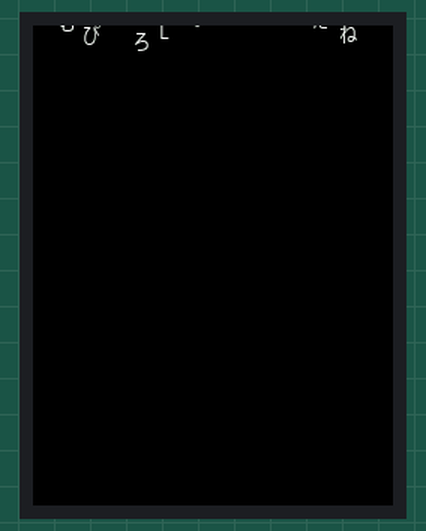
Bench run of a sketch on a simulated ESP32. Parts: 240×320 colour display. Random numbers use the default seed unless the sketch sets one.

Above: at 1.28 s.
At 5.96 s:
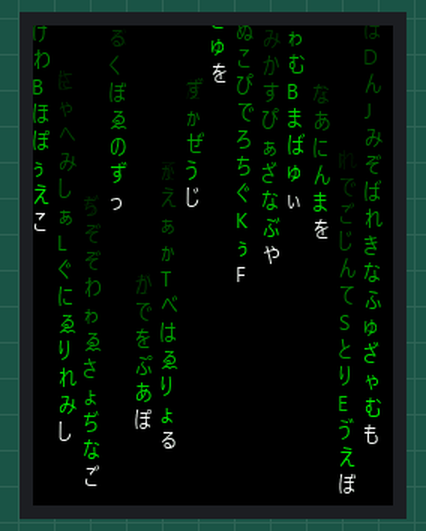
At 10.62 s:
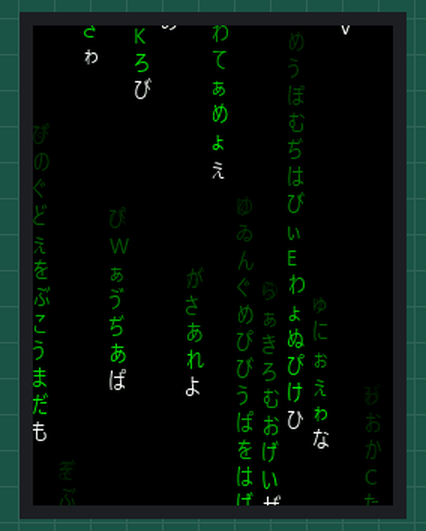
At 19.73 s:
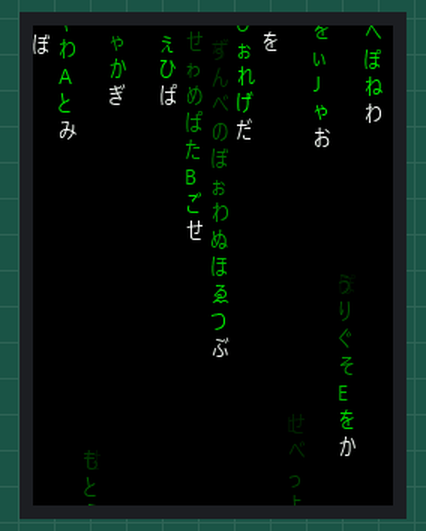
At 29.04 s:
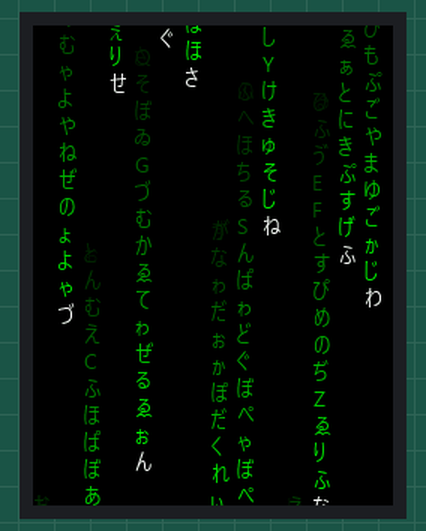
At 38.39 s:
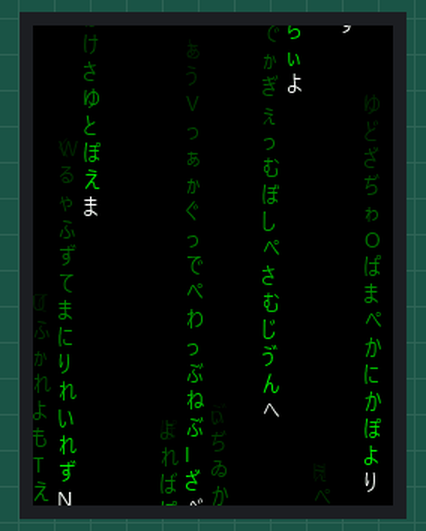

The sketch:

MatrixRain.ino
```cpp
#include <TFT_eSPI.h>
#include <SPI.h>
#include "DigitalRainAnim.h"

TFT_eSPI tft = TFT_eSPI();
DigitalRainAnim digitalRainAnim = DigitalRainAnim();

void setup() {
  Serial.begin(115200);
//  SPIFFS.begin();
//  listFiles(); // Lists the files so you can see what is in the SPIFFS

  tft.begin();
  tft.setRotation(2);
  tft.fillScreen(TFT_BLACK);
  digitalRainAnim.init(&tft);
}

void loop() {
  digitalRainAnim.loop();
}
```

DigitalRainAnim.cpp
```cpp
/*
  DigitalRainAnim.cpp - Library for Digital Rain Animation for TFT_eSPI.
  Created by Eric Nam, December 30, 2020.
  Released into the public domain.
*/

#include "DigitalRainAnim.h"
#include "YuGothicUI-Regular14.h"

DigitalRainAnim::DigitalRainAnim()
: spr(0), line_length(0), line_pos(0), line_speed(0){
}

DigitalRainAnim::~DigitalRainAnim() {
  delete [] line_length;
  delete [] line_pos;
  delete [] line_speed;
  if (spr)
    delete spr;
}

void DigitalRainAnim::init(TFT_eSPI* tft){
  init(tft, 5, 18, 3, 15, 25);
}

void DigitalRainAnim::init(TFT_eSPI* tft, int new_line_len_min, int new_line_len_max,
                           int new_line_speed_min, int new_line_speed_max, int new_timeFrame) {
  tft_DigitalRainAnim = tft;
  line_len_min = new_line_len_min;
  line_len_max = new_line_len_max;
  line_speed_min = new_line_speed_min;
  line_speed_max = new_line_speed_max;
  timeFrame = new_timeFrame;

  width = tft_DigitalRainAnim->width();
  height = tft_DigitalRainAnim->height();

  // use same sprite for all lines
  spr = new TFT_eSprite(tft);
  spr->createSprite(LINE_WIDTH, height);
  // from SPIFFS
//  spr->loadFont("YuGothicUI-Regular-14");
// from memory
  spr->loadFont(YuGothicUIRegular14);
  prepareAnim();
}

//checking how many lines it can draw from the width of the screen.
//the size of the array is determined by the number of lines.
void DigitalRainAnim::prepareAnim() {
  lastDrawTime = millis() - timeFrame;
  numOfline = width / LINE_WIDTH;
  line_length = new int[numOfline];
  line_pos = new int[numOfline];
  line_speed = new int[numOfline];
  for(int i = 0; i < numOfline; i++) {
    line_length[i] = getRandomNum(line_len_min, line_len_max);
    line_pos[i]    = setYPos(line_length[i]);
    line_speed[i]  = getRandomNum(line_speed_min, line_speed_max);
  }
  isPlaying = true;
 }

//updating each line with a new length, Y position, and speed.
void DigitalRainAnim::lineUpdate(int lineNum) {
    line_length[lineNum] = getRandomNum(line_len_min, line_len_max);
    line_pos[lineNum]    = setYPos(line_length[lineNum]);
    line_speed[lineNum]  = getRandomNum(line_speed_min, line_speed_max);
}

//while moving vertically, the color value changes and the character changes as well.
void DigitalRainAnim::lineAnimation(int lineNum) {
  int startX = lineNum * LINE_WIDTH;
  int currentY = 0;

  spr->fillSprite(TFT_BLACK);

  for(int i = 0; i < line_length[lineNum]; i++) {
    int colorVal = map(i, 0, line_length[lineNum], 25, 255);
    spr->setCursor(0, line_pos[lineNum] + currentY);
    spr->setTextColor(tft_DigitalRainAnim->color565(0, colorVal, 0), TFT_BLACK);
    spr->drawGlyph(getUnicodeChar());
    currentY = (i * LETTER_HEIGHT);
  }

  // last one (white)
     spr->setCursor(0, line_pos[lineNum] + currentY);
    spr->setTextColor(TFT_WHITE, TFT_BLACK);
    spr->drawGlyph(getUnicodeChar());

    spr->pushSprite(startX, 0);

  line_pos[lineNum] += line_speed[lineNum];
  if (line_pos[lineNum] >= height){
    lineUpdate(lineNum);
  }
}
 int DigitalRainAnim::getUnicodeChar() {
  // some ascii most hiragana
  return random(0, 10) == 0 ? random(65, 91) : random(12353, 12438);
 }

//a function where animation continues to run.
void DigitalRainAnim::loop(){
  yield();
  uint32_t currentTime = millis();

  if (((currentTime - lastDrawTime) < timeFrame)) {
    return;
  }

  if (isPlaying) {
    for (int i = 0; i < numOfline; i++) {
      lineAnimation(i);
    }
  }
  lastDrawTime = currentTime;
}

//a function to stop animation.
void DigitalRainAnim::pause() {
  isPlaying = false;
}

//a function to resume animation.
void DigitalRainAnim::resume() {
  isPlaying = true;
}

//a function that gets randomly from ASCII code 33 to 126.
String DigitalRainAnim::getASCIIChar() {
  return String((char)(random(33, 127)));
}

//move the position to start from out of the screen.
int DigitalRainAnim::setYPos(int lineLen) {
  return lineLen * -20;
}

//the function is to get the random number (including max)
int DigitalRainAnim::getRandomNum(int min, int max) {
  return random(min, max+1);
}
```

DigitalRainAnim.h
```cpp
/*
  DigitalRainAnim.h - Library for Digital Rain Animation for TFT_eSPI.
  Created by Eric Nam, December 30, 2020.
  Released into the public domain.
*/

#ifndef DigitalRainAnim_h
#define DigitalRainAnim_h

#include <TFT_eSPI.h>
#include <SPI.h>

#define FONT_SIZE 2             //set font size 2
#define LINE_WIDTH 17           //width for font size 2
#define LETTER_HEIGHT 18        //height for font size 2

class DigitalRainAnim {
  public:
    DigitalRainAnim();
    virtual ~DigitalRainAnim();
    void init(TFT_eSPI* tft);            //initialization
    void init(TFT_eSPI* tft, int new_line_len_min, int new_line_len_max, int new_line_speed_min, int new_line_speed_max, int new_timeFrame); //initialization with parameters
    void loop();                         //loop animation
    void pause();                        //pause animation
    void resume();                       //resume animation

  private:
    TFT_eSPI* tft_DigitalRainAnim; //target display TFT_eSPI
    TFT_eSprite* spr;

    int line_len_min;              //minimum length of characters
    int line_len_max;              //maximum length of characters
    int line_speed_min;            //minimum vertical move speed
    int line_speed_max;            //maximum vertical move speed
    int width, height;             //width, height of display
    int numOfline;                 //number of calculated row
    bool isPlaying;                //boolean for play or pause
    int timeFrame;                 //time frame for drawing
    uint32_t lastDrawTime;         //checking last drawing time

    int* line_length;  //dynamic array for each line of vertical length
    int* line_pos;     //dynamic array for eacg line Y position
    int* line_speed;   //dynamic array for eacg line speed

    void prepareAnim();                 //the function is to prepare all lines at the beginning
    void lineUpdate(int lineNum);       //the function is to update each line after disappeared from the screen
    void lineAnimation(int lineNum);    //the function is to update each line
    String getASCIIChar();              //the function is to get the random ASCII char
    int getUnicodeChar();
    int setYPos(int lineLen);           //the function is to update the position of line
    int getRandomNum(int min, int max); //the function is to get the random number (including max)
};

#endif
```

Source omitted: I-Regular14.h (data table, 133954 bytes)
